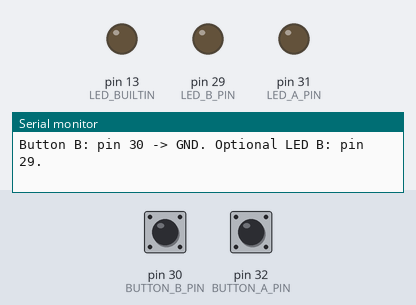
A sketch run on a simulated Arduino Mega 2560, built with avr-gcc and run on an emulated ATmega2560. Parts: output pins drawn as LEDs (lit = HIGH), the last lines printed to the serial monitor. The inputs (shaded band) are chosen by the test bench; at power-on: pin 30 (BUTTON_B_PIN) HIGH, pin 32 (BUTTON_A_PIN) HIGH.

Above: at 1.7 s.
1.8 s: pin 30 (BUTTON_B_PIN) pulled LOW for 0.15 s
At 1.9 s:
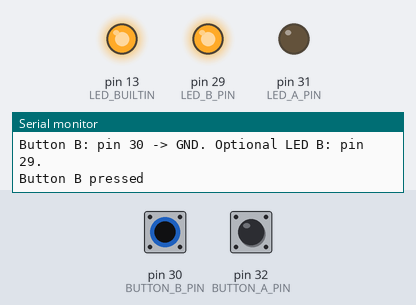
3.4 s: pin 32 (BUTTON_A_PIN) pulled LOW for 0.15 s
At 3.5 s:
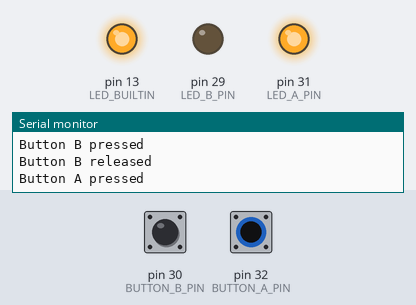
5.0 s: pin 32 (BUTTON_A_PIN) pulled LOW for 3.2 s
At 9.4 s:
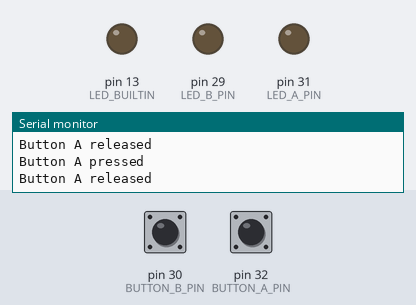
9.7 s: pin 30 (BUTTON_B_PIN) pulled LOW for 3.2 s
At 10.6 s:
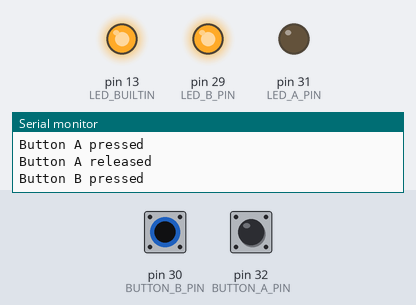
14.4 s: pin 30 (BUTTON_B_PIN) driven LOW and pin 32 (BUTTON_A_PIN) driven LOW
At 15.4 s:
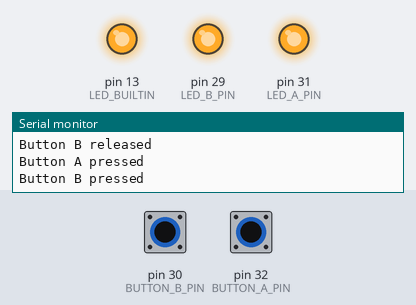
Timing chart, 0 to 16.9 s (numbered marks = the images above; inputs shaded):
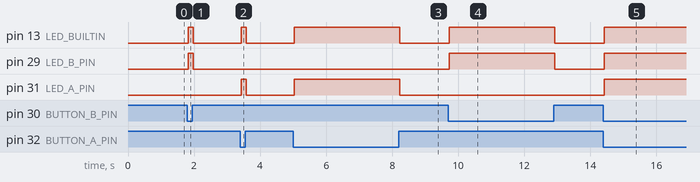

The sketch:

two_button_test.ino
```cpp
/*
  The Ooho II - two illuminated button test

  Wiring:
  - Button A switch: one side -> GND, other side -> Teensy pin 32
  - Button B switch: one side -> GND, other side -> Teensy pin 30
  - Optional Button A LED: Teensy pin 31 -> 330R-1k resistor -> LED +, LED - -> GND
  - Optional Button B LED: Teensy pin 29 -> 330R-1k resistor -> LED +, LED - -> GND

  Behavior:
  - Press button A: built-in LED and LED A turn on
  - Press button B: built-in LED and LED B turn on
  - Serial prints debounced press/release events
*/

constexpr int BUTTON_A_PIN = 32;
constexpr int BUTTON_B_PIN = 30;
constexpr int LED_A_PIN = 31;
constexpr int LED_B_PIN = 29;
constexpr uint32_t DEBOUNCE_MS = 30;

struct DebouncedButton {
  int pin;
  const char *name;
  bool raw = HIGH;
  bool stable = HIGH;
  uint32_t lastChangeMs = 0;
};

DebouncedButton buttonA{BUTTON_A_PIN, "A"};
DebouncedButton buttonB{BUTTON_B_PIN, "B"};

bool updateButton(DebouncedButton &button) {
  const bool nextRaw = digitalRead(button.pin);
  const uint32_t now = millis();

  if (nextRaw != button.raw) {
    button.raw = nextRaw;
    button.lastChangeMs = now;
  }

  if ((now - button.lastChangeMs) >= DEBOUNCE_MS && button.raw != button.stable) {
    button.stable = button.raw;
    Serial.print("Button ");
    Serial.print(button.name);
    Serial.println(button.stable == LOW ? " pressed" : " released");
    return true;
  }

  return false;
}

bool isPressed(const DebouncedButton &button) {
  return button.stable == LOW;
}

void setup() {
  pinMode(BUTTON_A_PIN, INPUT_PULLUP);
  pinMode(BUTTON_B_PIN, INPUT_PULLUP);
  pinMode(LED_BUILTIN, OUTPUT);
  pinMode(LED_A_PIN, OUTPUT);
  pinMode(LED_B_PIN, OUTPUT);

  digitalWrite(LED_BUILTIN, LOW);
  digitalWrite(LED_A_PIN, LOW);
  digitalWrite(LED_B_PIN, LOW);

  Serial.begin(115200);
  delay(500);
  Serial.println("The Ooho II two button test");
  Serial.println("Button A: pin 32 -> GND. Optional LED A: pin 31.");
  Serial.println("Button B: pin 30 -> GND. Optional LED B: pin 29.");
}

void loop() {
  updateButton(buttonA);
  updateButton(buttonB);

  const bool aPressed = isPressed(buttonA);
  const bool bPressed = isPressed(buttonB);

  digitalWrite(LED_A_PIN, aPressed ? HIGH : LOW);
  digitalWrite(LED_B_PIN, bPressed ? HIGH : LOW);
  digitalWrite(LED_BUILTIN, (aPressed || bPressed) ? HIGH : LOW);
}
```

Measured:
- after the input at 1.8 s, pin 13 (LED_BUILTIN), pin 29 (LED_B_PIN): LOW → HIGH at once, → LOW 0.15 s later
- after the input at 3.4 s, pin 13 (LED_BUILTIN), pin 31 (LED_A_PIN): LOW → HIGH at once, → LOW 0.15 s later
- after the input at 5.0 s, pin 13 (LED_BUILTIN), pin 31 (LED_A_PIN): LOW → HIGH at once, → LOW 3.2 s later
- after the input at 9.7 s, pin 13 (LED_BUILTIN), pin 29 (LED_B_PIN): LOW → HIGH at once, → LOW 3.2 s later
- after the input at 14.4 s, pin 13 (LED_BUILTIN), pin 29 (LED_B_PIN), pin 31 (LED_A_PIN): LOW → HIGH at once
